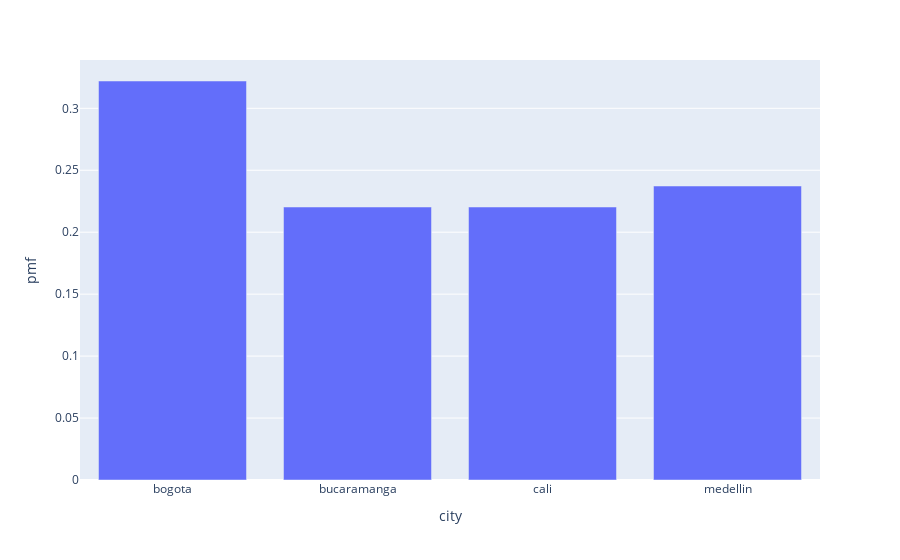

The cell this chart's notebook holds for it:
### Code cell
cc = Pmf(ciudades, 'city', 'number')
fig = px.bar(cc, x='city', y='pmf')
fig.show()

### Figure 1 — Plotly figure (JSON) as saved in the notebook; plotly's stock layout.template omitted (floating-point values rounded to 4 significant figures)
{"data": [{"alignmentgroup": "True", "hovertemplate": "city=%{x}<br>pmf=%{y}<extra></extra>", "legendgroup": "", "marker": {"color": "#636efa", "pattern": {"shape": ""}}, "name": "", "offsetgroup": "", "orientation": "v", "showlegend": false, "textposition": "auto", "type": "bar", "x": ["bogota", "bucaramanga", "cali", "medellin"], "xaxis": "x", "y": [0.322, 0.2203, 0.2203, 0.2373], "yaxis": "y"}], "layout": {"barmode": "relative", "legend": {"tracegroupgap": 0}, "margin": {"t": 60}, "xaxis": {"anchor": "y", "domain": [0, 1], "title": {"text": "city"}}, "yaxis": {"anchor": "x", "domain": [0, 1], "title": {"text": "pmf"}}}}
